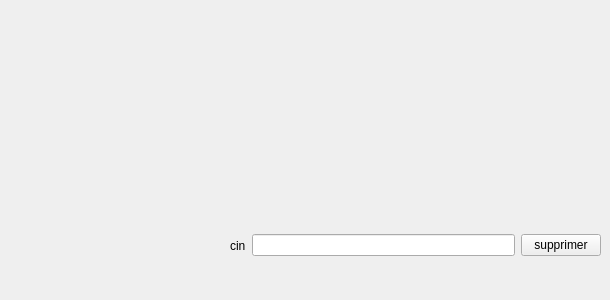
        <widget class="QWidget" name="tab_8">
         <attribute name="title">
          <string>Supprimer un citoyen</string>
         </attribute>
         <widget class="QWidget" name="horizontalLayoutWidget">
          <property name="geometry">
           <rect>
            <x>230</x>
            <y>200</y>
            <width>371</width>
            <height>91</height>
           </rect>
          </property>
          <layout class="QHBoxLayout" name="horizontalLayout">
           <item>
            <widget class="QLabel" name="label_39">
             <property name="text">
              <string>cin</string>
             </property>
            </widget>
           </item>
           <item>
            <widget class="QLineEdit" name="sup_cin"/>
           </item>
           <item>
            <widget class="QPushButton" name="supprimer">
             <property name="text">
              <string>supprimer</string>
             </property>
            </widget>
           </item>
          </layout>
         </widget>
         <widget class="QLabel" name="label_40">
          <property name="geometry">
           <rect>
            <x>340</x>
            <y>30</y>
            <width>151</width>
            <height>151</height>
           </rect>
          </property>
          <property name="text">
           <string>&lt;html&gt;&lt;head/&gt;&lt;body&gt;&lt;p&gt;&lt;img src=&quot;:/supprime.png&quot;width=&quot;150&quot; height=&quot;150&quot;&gt;&lt;/p&gt;&lt;/body&gt;&lt;/html&gt;</string>
          </property>
         </widget>
        </widget>
